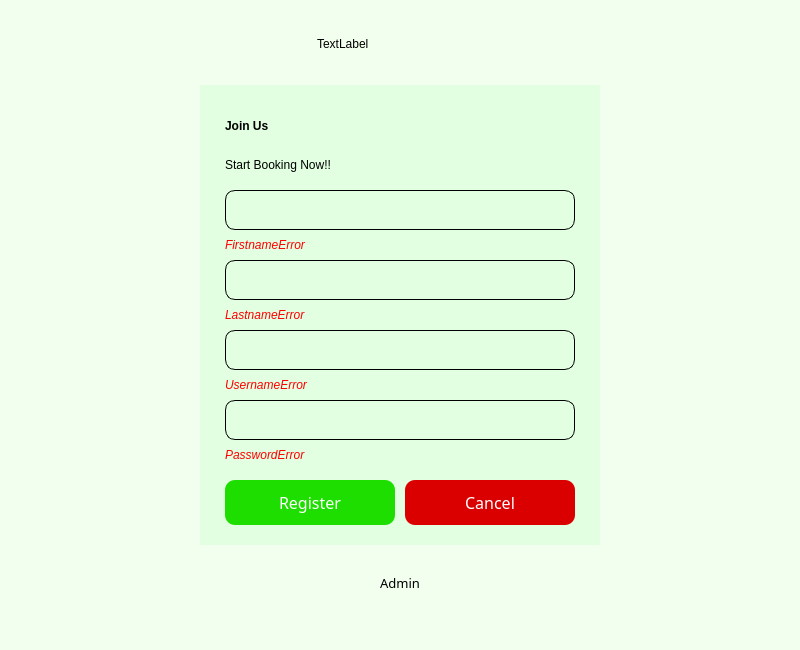
<?xml version="1.0" encoding="UTF-8"?>
<ui version="4.0">
 <class>userLogin</class>
 <widget class="QMainWindow" name="userLogin">
  <property name="geometry">
   <rect>
    <x>0</x>
    <y>0</y>
    <width>800</width>
    <height>650</height>
   </rect>
  </property>
  <property name="windowTitle">
   <string>userLogin</string>
  </property>
  <property name="styleSheet">
   <string notr="true">background-color: rgb(242, 255, 238);</string>
  </property>
  <widget class="QWidget" name="centralwidget">
   <widget class="QLabel" name="logo">
    <property name="geometry">
     <rect>
      <x>317</x>
      <y>10</y>
      <width>166</width>
      <height>68</height>
     </rect>
    </property>
    <property name="text">
     <string>TextLabel</string>
    </property>
   </widget>
   <widget class="QStackedWidget" name="stackedWidget">
    <property name="geometry">
     <rect>
      <x>200</x>
      <y>85</y>
      <width>400</width>
      <height>460</height>
     </rect>
    </property>
    <property name="styleSheet">
     <string notr="true">background-color: rgb(226, 255, 226);
</string>
    </property>
    <property name="currentIndex">
     <number>0</number>
    </property>
    <widget class="QWidget" name="page">
     <widget class="QLabel" name="label_4">
      <property name="geometry">
       <rect>
        <x>25</x>
        <y>10</y>
        <width>181</width>
        <height>61</height>
       </rect>
      </property>
      <property name="styleSheet">
       <string notr="true">font: 24pt &quot;Sans Serif Collection&quot;;
color: black;
border: 0px solid black;
font-weight: bold;</string>
      </property>
      <property name="text">
       <string>Join Us</string>
      </property>
     </widget>
     <widget class="QLineEdit" name="Firstname">
      <property name="geometry">
       <rect>
        <x>25</x>
        <y>105</y>
        <width>350</width>
        <height>40</height>
       </rect>
      </property>
      <property name="styleSheet">
       <string notr="true">                         border-radius: 10px;
                         padding: 10px;
border: 1px solid black;;
font: 10pt &quot;Sans Serif Collection&quot;;
color: black;</string>
      </property>
     </widget>
     <widget class="QLineEdit" name="Lastname">
      <property name="geometry">
       <rect>
        <x>25</x>
        <y>175</y>
        <width>350</width>
        <height>40</height>
       </rect>
      </property>
      <property name="styleSheet">
       <string notr="true">                         border-radius: 10px;
                         padding: 10px;
border: 1px solid black;;
font: 10pt &quot;Sans Serif Collection&quot;;
color: black;</string>
      </property>
     </widget>
     <widget class="QLineEdit" name="Username_2">
      <property name="geometry">
       <rect>
        <x>25</x>
        <y>245</y>
        <width>350</width>
        <height>40</height>
       </rect>
      </property>
      <property name="styleSheet">
       <string notr="true">                         border-radius: 10px;
                         padding: 10px;
border: 1px solid black;;
font: 10pt &quot;Sans Serif Collection&quot;;
color: black;</string>
      </property>
     </widget>
     <widget class="QLineEdit" name="Password_2">
      <property name="geometry">
       <rect>
        <x>25</x>
        <y>315</y>
        <width>350</width>
        <height>40</height>
       </rect>
      </property>
      <property name="styleSheet">
       <string notr="true">                         border-radius: 10px;
                         padding: 10px;
border: 1px solid black;;
font: 10pt &quot;Sans Serif Collection&quot;;
color: black;</string>
      </property>
     </widget>
     <widget class="QLabel" name="FirstnameError">
      <property name="geometry">
       <rect>
        <x>25</x>
        <y>150</y>
        <width>350</width>
        <height>20</height>
       </rect>
      </property>
      <property name="styleSheet">
       <string notr="true">font:9pt &quot;Sans Serif Collection&quot;;
font-style: italic;
color: red;</string>
      </property>
      <property name="text">
       <string>FirstnameError</string>
      </property>
     </widget>
     <widget class="QLabel" name="LastnameError">
      <property name="geometry">
       <rect>
        <x>25</x>
        <y>220</y>
        <width>350</width>
        <height>20</height>
       </rect>
      </property>
      <property name="styleSheet">
       <string notr="true">font:9pt &quot;Sans Serif Collection&quot;;
font-style: italic;
color: red;</string>
      </property>
      <property name="text">
       <string>LastnameError</string>
      </property>
     </widget>
     <widget class="QLabel" name="UsernameError_2">
      <property name="geometry">
       <rect>
        <x>25</x>
        <y>290</y>
        <width>350</width>
        <height>20</height>
       </rect>
      </property>
      <property name="styleSheet">
       <string notr="true">font:9pt &quot;Sans Serif Collection&quot;;
font-style: italic;
color: red;</string>
      </property>
      <property name="text">
       <string>UsernameError</string>
      </property>
     </widget>
     <widget class="QLabel" name="PasswordError_2">
      <property name="geometry">
       <rect>
        <x>25</x>
        <y>360</y>
        <width>350</width>
        <height>20</height>
       </rect>
      </property>
      <property name="styleSheet">
       <string notr="true">font:9pt &quot;Sans Serif Collection&quot;;
font-style: italic;
color: red;</string>
      </property>
      <property name="text">
       <string>PasswordError</string>
      </property>
     </widget>
     <widget class="QPushButton" name="Register_2">
      <property name="geometry">
       <rect>
        <x>25</x>
        <y>395</y>
        <width>170</width>
        <height>45</height>
       </rect>
      </property>
      <property name="font">
       <font>
        <family>Sans Serif Collection</family>
        <pointsize>12</pointsize>
       </font>
      </property>
      <property name="styleSheet">
       <string notr="true">                         border-radius: 10px;
                         padding: 10px;
background-color: rgb(30, 222, 0);
color:white; </string>
      </property>
      <property name="text">
       <string>Register</string>
      </property>
     </widget>
     <widget class="QPushButton" name="Cancel">
      <property name="geometry">
       <rect>
        <x>205</x>
        <y>395</y>
        <width>170</width>
        <height>45</height>
       </rect>
      </property>
      <property name="font">
       <font>
        <family>Sans Serif Collection</family>
        <pointsize>12</pointsize>
       </font>
      </property>
      <property name="styleSheet">
       <string notr="true">                       border-radius: 10px;
                         padding: 10px;
background-color: rgb(218, 0, 0);
color:white; </string>
      </property>
      <property name="text">
       <string>Cancel</string>
      </property>
     </widget>
     <widget class="QLabel" name="label_5">
      <property name="geometry">
       <rect>
        <x>25</x>
        <y>70</y>
        <width>351</width>
        <height>20</height>
       </rect>
      </property>
      <property name="styleSheet">
       <string notr="true">border: 0px solid black;
font: 10pt &quot;Sans Serif Collection&quot;;
color: black;
</string>
      </property>
      <property name="text">
       <string>Start Booking Now!!</string>
      </property>
     </widget>
     <widget class="QPushButton" name="Show_2">
      <property name="geometry">
       <rect>
        <x>330</x>
        <y>320</y>
        <width>30</width>
        <height>30</height>
       </rect>
      </property>
      <property name="styleSheet">
       <string notr="true">border: 0px solid black;</string>
      </property>
      <property name="text">
       <string/>
      </property>
     </widget>
    </widget>
    <widget class="QWidget" name="page_2">
     <widget class="QLabel" name="label">
      <property name="geometry">
       <rect>
        <x>25</x>
        <y>10</y>
        <width>141</width>
        <height>61</height>
       </rect>
      </property>
      <property name="styleSheet">
       <string notr="true">font: 24pt &quot;Sans Serif Collection&quot;;
color: black;
border: 0px solid black;
font-weight: bold;
</string>
      </property>
      <property name="text">
       <string>Log In</string>
      </property>
     </widget>
     <widget class="QLineEdit" name="Username">
      <property name="geometry">
       <rect>
        <x>25</x>
        <y>140</y>
        <width>350</width>
        <height>40</height>
       </rect>
      </property>
      <property name="styleSheet">
       <string notr="true">                         border-radius: 10px;
                         padding: 10px;
border: 1px solid black;;
font: 10pt &quot;Sans Serif Collection&quot;;
color: black;</string>
      </property>
     </widget>
     <widget class="QLineEdit" name="Password">
      <property name="geometry">
       <rect>
        <x>25</x>
        <y>220</y>
        <width>350</width>
        <height>40</height>
       </rect>
      </property>
      <property name="styleSheet">
       <string notr="true">                         border-radius: 10px;
                         padding: 10px;
border: 1px solid black;;
font: 10pt &quot;Sans Serif Collection&quot;;
color: black;</string>
      </property>
     </widget>
     <widget class="QLabel" name="label_2">
      <property name="geometry">
       <rect>
        <x>25</x>
        <y>80</y>
        <width>351</width>
        <height>20</height>
       </rect>
      </property>
      <property name="styleSheet">
       <string notr="true">border: 0px solid black;
font: 10pt &quot;Sans Serif Collection&quot;;
color: black;
</string>
      </property>
      <property name="text">
       <string>Swift Rides, Simple Bookings, Happy Travels!</string>
      </property>
     </widget>
     <widget class="QPushButton" name="LogIn">
      <property name="geometry">
       <rect>
        <x>25</x>
        <y>300</y>
        <width>350</width>
        <height>45</height>
       </rect>
      </property>
      <property name="font">
       <font>
        <family>Sans Serif Collection</family>
        <pointsize>12</pointsize>
       </font>
      </property>
      <property name="styleSheet">
       <string notr="true">                         border-radius: 10px;
                         padding: 10px;
background-color: rgb(30, 222, 0);
color:white; </string>
      </property>
      <property name="text">
       <string>Log In</string>
      </property>
     </widget>
     <widget class="QLabel" name="label_3">
      <property name="geometry">
       <rect>
        <x>170</x>
        <y>350</y>
        <width>63</width>
        <height>29</height>
       </rect>
      </property>
      <property name="styleSheet">
       <string notr="true">border: 0px solid black;
font: 10pt &quot;Sans Serif Collection&quot;;
color: black;
text-align: center; </string>
      </property>
      <property name="text">
       <string>or</string>
      </property>
      <property name="alignment">
       <set>Qt::AlignCenter</set>
      </property>
     </widget>
     <widget class="Line" name="line">
      <property name="geometry">
       <rect>
        <x>0</x>
        <y>350</y>
        <width>181</width>
        <height>29</height>
       </rect>
      </property>
      <property name="orientation">
       <enum>Qt::Horizontal</enum>
      </property>
     </widget>
     <widget class="Line" name="line_2">
      <property name="geometry">
       <rect>
        <x>220</x>
        <y>350</y>
        <width>181</width>
        <height>29</height>
       </rect>
      </property>
      <property name="styleSheet">
       <string notr="true"/>
      </property>
      <property name="orientation">
       <enum>Qt::Horizontal</enum>
      </property>
     </widget>
     <widget class="QPushButton" name="Register">
      <property name="geometry">
       <rect>
        <x>25</x>
        <y>390</y>
        <width>350</width>
        <height>45</height>
       </rect>
      </property>
      <property name="font">
       <font>
        <family>Sans Serif Collection</family>
        <pointsize>12</pointsize>
       </font>
      </property>
      <property name="styleSheet">
       <string notr="true">border-radius: 10px;
padding: 10px;
background-color: rgb(30, 222, 0);
color:white; </string>
      </property>
      <property name="text">
       <string>Register</string>
      </property>
     </widget>
     <widget class="QPushButton" name="Show">
      <property name="geometry">
       <rect>
        <x>335</x>
        <y>225</y>
        <width>30</width>
        <height>30</height>
       </rect>
      </property>
      <property name="styleSheet">
       <string notr="true">border: 0px solid black;</string>
      </property>
      <property name="text">
       <string/>
      </property>
     </widget>
     <widget class="QLabel" name="UsernameError">
      <property name="geometry">
       <rect>
        <x>25</x>
        <y>190</y>
        <width>350</width>
        <height>20</height>
       </rect>
      </property>
      <property name="styleSheet">
       <string notr="true">font:9pt &quot;Sans Serif Collection&quot;;
font-style: italic;
color: red;</string>
      </property>
      <property name="text">
       <string>UsernameError</string>
      </property>
     </widget>
     <widget class="QLabel" name="PasswordError">
      <property name="geometry">
       <rect>
        <x>25</x>
        <y>270</y>
        <width>350</width>
        <height>20</height>
       </rect>
      </property>
      <property name="styleSheet">
       <string notr="true">font:9pt &quot;Sans Serif Collection&quot;;
font-style: italic;
color: red;</string>
      </property>
      <property name="text">
       <string>PasswordError</string>
      </property>
     </widget>
    </widget>
   </widget>
   <widget class="QPushButton" name="Admin">
    <property name="geometry">
     <rect>
      <x>335</x>
      <y>560</y>
      <width>130</width>
      <height>45</height>
     </rect>
    </property>
    <property name="font">
     <font>
      <family>Sans Serif Collection</family>
      <pointsize>10</pointsize>
     </font>
    </property>
    <property name="styleSheet">
     <string notr="true">                         border-radius: 10px;
                         padding: 10px;
background-color: transparent; 
color:black; </string>
    </property>
    <property name="text">
     <string>Admin</string>
    </property>
   </widget>
  </widget>
  <widget class="QMenuBar" name="menubar">
   <property name="geometry">
    <rect>
     <x>0</x>
     <y>0</y>
     <width>800</width>
     <height>25</height>
    </rect>
   </property>
  </widget>
  <widget class="QStatusBar" name="statusbar"/>
 </widget>
 <resources/>
 <connections/>
</ui>
